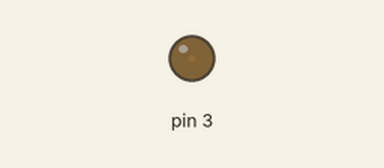
Simulated run of this sketch. Board: Arduino Uno, built with avr-gcc and run on an emulated ATmega328P. Parts: output pins drawn as LEDs (lit = HIGH).

Above: at 0.05 s.
At 6.95 s:
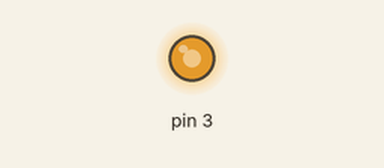
At 8.95 s:
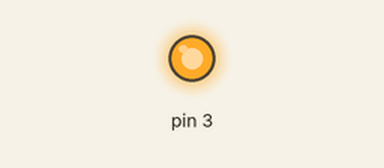
At 13.95 s:
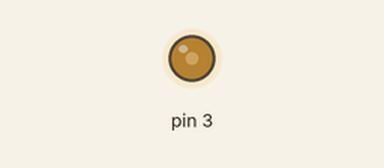
Timing chart, 0 to 20.8 s (numbered marks = the images above):
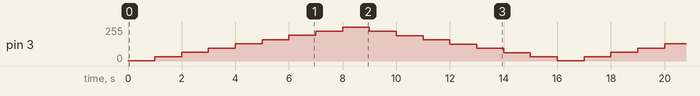

The sketch:

Ques6_ii_.ino
```cpp
int i;
void setup()
{

}

void loop()
{
  for(i=1;i<256;i=i+32)
  {
      analogWrite(3,i);
      delay(1000);
  }
  for(i=255;i>0;i=i-32)
  {
    analogWrite(3,i);
    delay(1000);
  }
}
```

Measured:
- by itself, pin 3: repeats every 16.0 s: 33/255 1.0 s, 65/255 1.0 s, 97/255 1.0 s, 129/255 1.0 s, 161/255 1.0 s, 193/255 1.0 s, 225/255 1.0 s, 255/255 1.0 s, 223/255 1.0 s, 191/255 1.0 s, 159/255 1.0 s, 127/255 1.0 s, 95/255 1.0 s, 63/255 1.0 s, 31/255 1.0 s, 1/255 1.0 s
